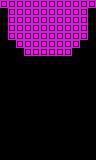

A level layout from a 2D game, rendered from its tile map. Below: a short description, then the map file with tile-grid data replaced by summaries:
An orthogonal 12x20 tile map with 8x8 px tiles, 1 tile layer (main) and 2 objects (2x laser).

<map version="1.0" orientation="orthogonal" renderorder="right-down" width="12" height="20" tilewidth="8" tileheight="8" nextobjectid="45">
 <properties>
  <property name="type" value="open" />
 </properties>
 <tileset firstgid="1" name="tiles" tilewidth="8" tileheight="8" tilecount="24" columns="6">
  <image source="../../../images/tiles.png" width="48" height="32" />
  <tile id="1">
   <properties>
    <property name="type" value="open" />
   </properties>
  </tile>
 </tileset>
 <layer name="main" width="12" height="20">
  <data>[240 cells, 66 non-empty, 1 distinct tile ids]</data>
 </layer>
 <objectgroup name="objects" />
 <objectgroup name="hazards">
  <object id="43" type="laser" gid="4" x="16" y="56" width="8" height="8" />
  <object id="44" type="laser" gid="4" x="72" y="56" width="8" height="8" />
 </objectgroup>
 <objectgroup name="enemies" />
</map>
